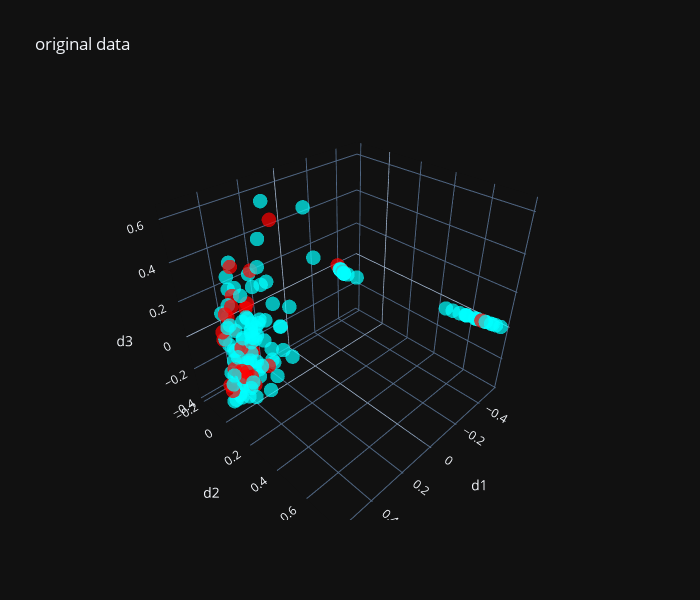

Notebook code for this chart:
### Code cell
# render original data and model performance on it
from common import cross_val_classification_report, cross_val_score_mean_std, generate_colors_for_classification
from kernel_pca_search import KernelPCASearchCV, kernel_pca_scorer
from render import *
from sklearn.model_selection import RepeatedKFold, RepeatedStratifiedKFold, cross_val_score

setup="3D"

if setup=="3D":
    # 3d setup
    render_shuffle = [0,1,2,3,4,5]
    dot_size=5
    n_components=3
    axis_names = ['d1','d2','d3']
    plot_method = plot_3d_rgb
if setup=="2D":
    # 2d setup    
    render_shuffle = [0,1,2,3,4]
    dot_size=8
    n_components=2
    axis_names = ['d1','d2']
    plot_method = plot_2d_rgb

max_render = 10000
max_kpca_fit_values = 3000

cv = RepeatedStratifiedKFold(n_splits=5, n_repeats=3, random_state=50)
def render_results(X,y,model,scaler,outliers_mask,title="clean data"):
    X_clean = np.array(X)
    y_clean = np.array(y)
    
    if outliers_mask is not None:
        X_clean = X_clean[~outliers_mask]
        y_clean = y_clean[~outliers_mask]
    X_clean_small = pca.transform(scaler.transform(X_clean[:max_render]))
    colors = generate_colors_for_classification(y_clean[:max_render],seed=100)

    to_render=np.concatenate([X_clean_small,colors],axis=1)
    if outliers_mask is not None:
        removed_size = 1-len(y_clean)/len(y)
        print("removed ",removed_size)
        if removed_size==0:
            return
    
    report = cross_val_classification_report(
        model=model,
        X=X_clean,
        y=y_clean,
        cv=cv,
        target_names=y_classes
    )
    print(report)
    plot_method(
        to_render[:max_render,render_shuffle],
        title,
        axis_names, 
        template='plotly_dark',
        dot_size=dot_size)

indices = np.arange(len(X_norm))
np.random.shuffle(indices)
indices_small=indices[:max_kpca_fit_values]
pca = KernelPCASearchCV(n_components=n_components,n_iter=100,kernel='rbf')
pca = pca.fit(X_norm[indices_small]).kpca

render_results(X,y,validate_model,scaler,None,"original data")
print("Dim reduction quality",kernel_pca_scorer(pca,X_norm[indices][:max_render]))

### Figure 1 — Plotly figure (JSON) as saved in the notebook; plotly's stock layout.template omitted (floating-point values rounded to 4 significant figures; data arrays with more than 128 entries replaced by an {"elided": "..."} marker saying what was removed)
{"data": [{"marker": {"color": {"elided": "236 str values"}, "opacity": 0.7, "size": 5}, "mode": "markers", "type": "scatter3d", "x": {"elided": "236 float values"}, "y": {"elided": "236 float values"}, "z": {"elided": "236 float values"}}], "layout": {"height": 600, "scene": {"xaxis": {"title": {"text": "d1"}}, "yaxis": {"title": {"text": "d2"}}, "zaxis": {"title": {"text": "d3"}}}, "title": {"text": "original data"}, "width": 700}}
